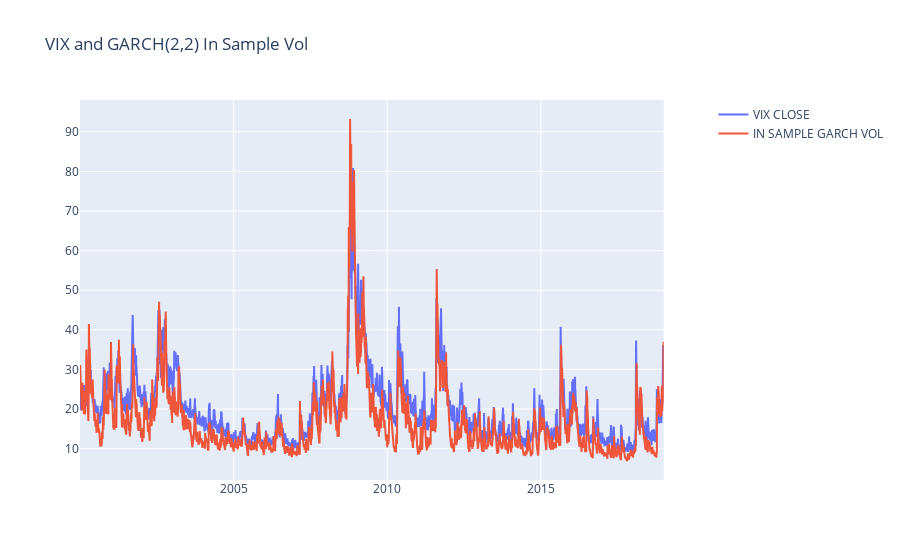

Write notebook code for a chart like this one.
### Code cell
fig = make_subplots(specs=[[{"secondary_y": True}]])
fig.add_trace(
    go.Scatter(x=df_vix.index, y=df_vix["close"], mode="lines", name="VIX CLOSE"),
    secondary_y=False,
)
fig.add_trace(
    go.Scatter(
        x=res.conditional_volatility.index,
        y=res.conditional_volatility * np.sqrt(252),
        mode="lines",
        name="IN SAMPLE GARCH VOL",
    ),
    secondary_y=False,
)
fig.update_layout(title="VIX and GARCH(2,2) In Sample Vol")
fig.show()
print(f"in sample mean GARCH(2,2) :{(res.conditional_volatility * np.sqrt(252)).mean()}")
print(f"in sample std GARCH(2,2) :{(res.conditional_volatility * np.sqrt(252)).std()}")

### Figure 1 — Plotly figure (JSON) as saved in the notebook; plotly's stock layout.template omitted (floating-point values rounded to 4 significant figures; data arrays with more than 128 entries replaced by an {"elided": "..."} marker saying what was removed)
{"data": [{"mode": "lines", "name": "VIX CLOSE", "type": "scatter", "x": {"elided": "4778 str values"}, "xaxis": "x", "y": {"elided": "4778 float values"}, "yaxis": "y"}, {"mode": "lines", "name": "IN SAMPLE GARCH VOL", "type": "scatter", "x": {"elided": "4779 str values"}, "xaxis": "x", "y": {"elided": "4779 float values"}, "yaxis": "y"}], "layout": {"title": {"text": "VIX and GARCH(2,2) In Sample Vol"}, "xaxis": {"anchor": "y", "domain": [0, 0.94]}, "yaxis": {"anchor": "x", "domain": [0, 1]}, "yaxis2": {"anchor": "x", "overlaying": "y", "side": "right"}}}
